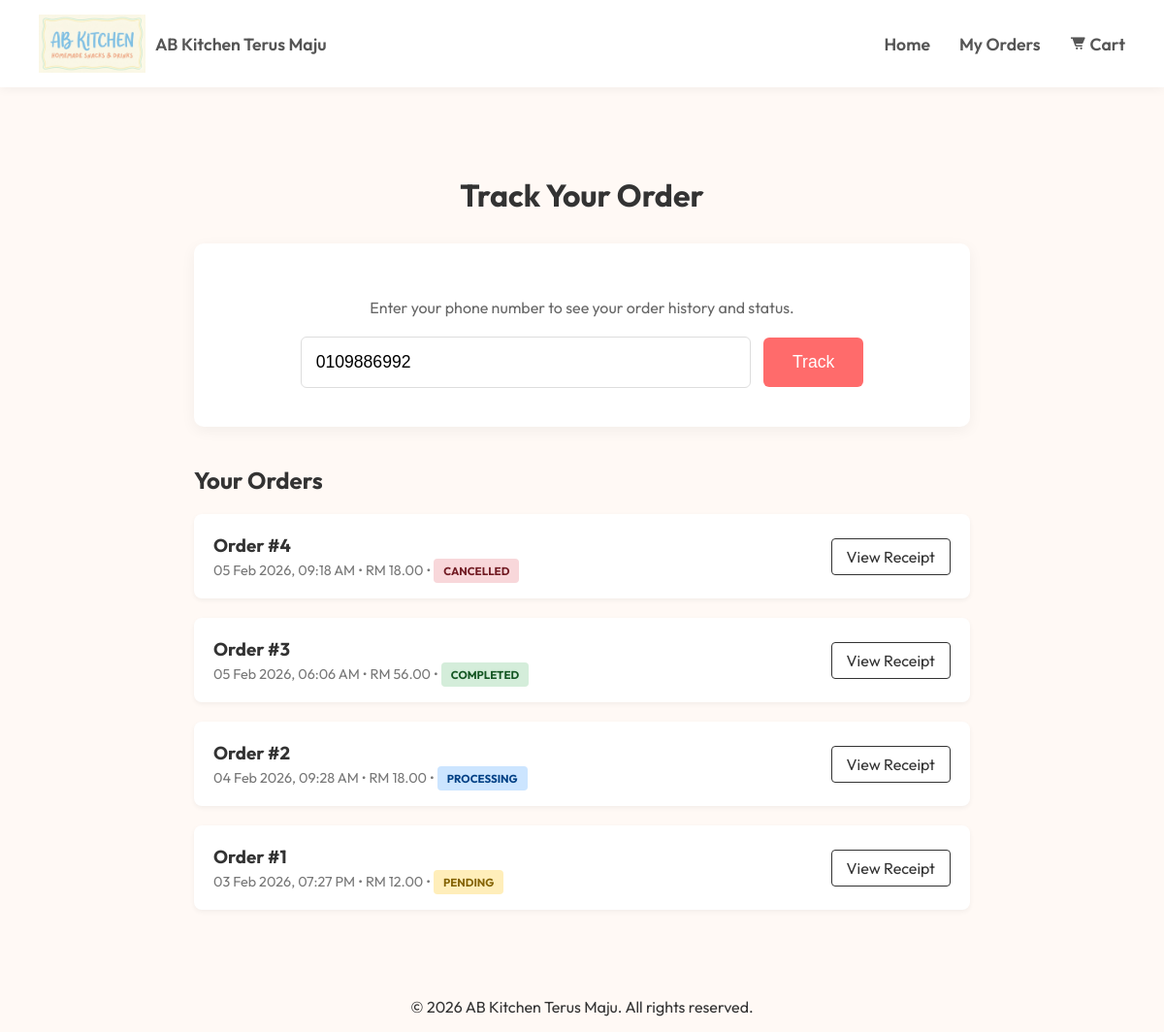
Before: /pages/shop/track_order.php?phone=0109886992 with the older database file.
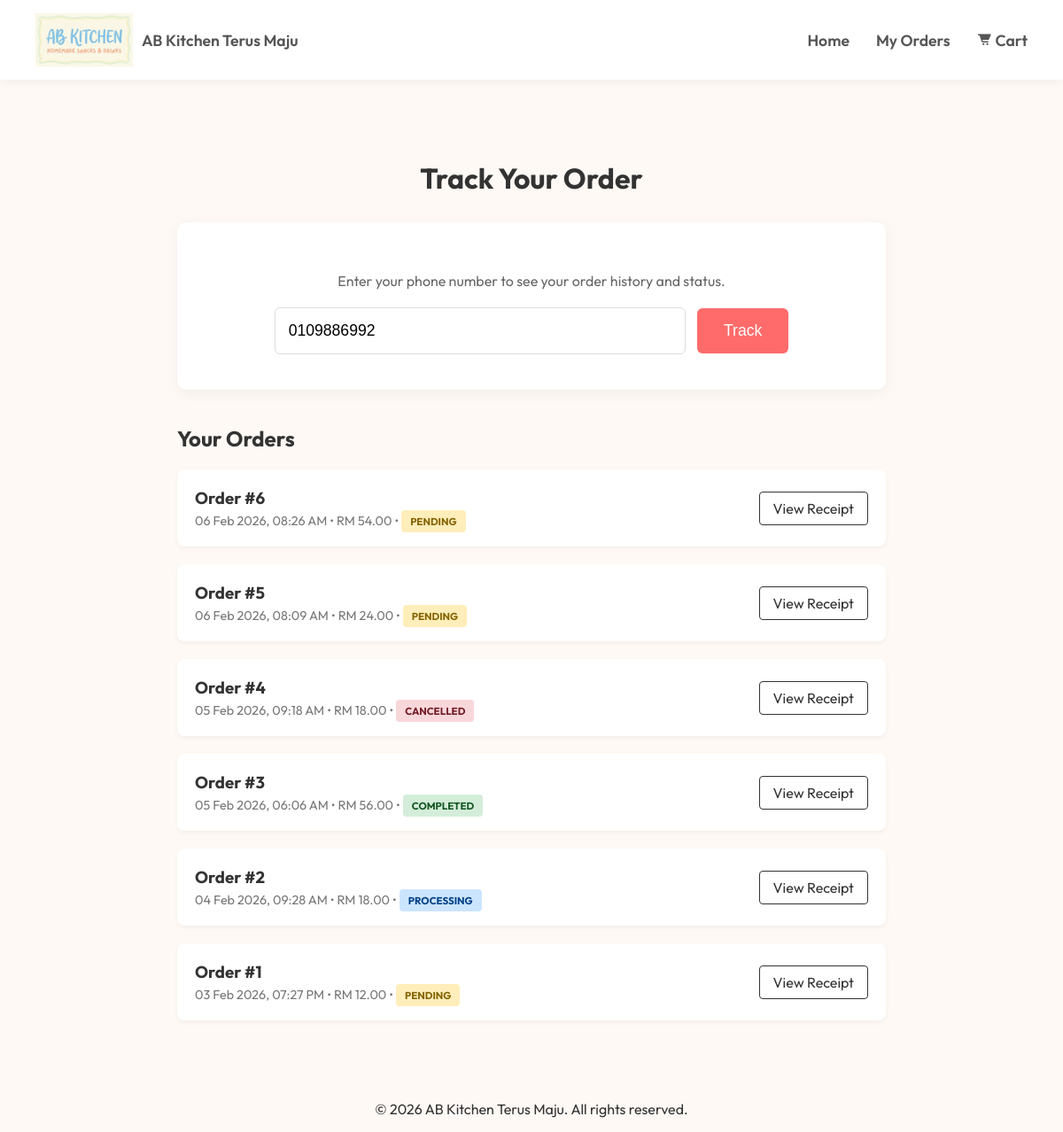
After: the same page with the newer database file.
### tables this page shows
CREATE TABLE orders (
                id INTEGER PRIMARY KEY AUTOINCREMENT,
                user_id INTEGER, -- Cashier who processed the order
                customer_name TEXT, -- Optional, for reference
                total_amount REAL NOT NULL DEFAULT 0.00,
                status TEXT DEFAULT 'completed', -- 'pending', 'completed', 'cancelled'
                created_at DATETIME DEFAULT CURRENT_TIMESTAMP, customer_email TEXT, customer_phone TEXT, delivery_method TEXT DEFAULT 'pickup', shipping_address TEXT, payment_method TEXT DEFAULT 'manual', receipt_image TEXT,
                FOREIGN KEY (user_id) REFERENCES users(id) ON DELETE SET NULL
            );

### pages/shop/track_order.php (the view, shortened to what this page needs)
<?php
require_once '../../config/db.php';
$orders = [];
$phone = '';
if ($_SERVER['REQUEST_METHOD'] === 'GET' && isset($_GET['phone'])) {
    $phone = trim($_GET['phone']);
    if (!empty($phone)) {
        try {
            $stmt = $pdo->prepare("SELECT * FROM orders WHERE customer_phone = ? ORDER BY created_at DESC");
            $stmt->execute([$phone]);
            $orders = $stmt->fetchAll();
        } catch (Exception $e) {
            $error = "Error fetching orders.";
        }
    }
}
?>
<!DOCTYPE html>
<html lang="en">
<head>
    <link href='https://unpkg.com/boxicons@2.1.4/css/boxicons.min.css' rel='stylesheet'>
    <link rel="stylesheet" href="../../styles/shop.css">
</head>
<body>
    <?php include 'header.php'; ?>
    <div class="track-container">
        <h1 style="text-align:center;margin-bottom:30px;">Track Your Order</h1>
        <div class="search-box">
            <p style="margin-bottom:20px;color:#666;">Enter your phone number to see your order history and status.</p>
            <form method="GET">
                <input type="tel" name="phone" value="<?= htmlspecialchars($phone) ?>" class="search-input" placeholder="e.g. 0123456789" required>
                <button type="submit" class="btn-track">Track</button>
            </form>
        </div>
        <?php if (!empty($orders)): ?>
        <div class="order-list">
            <h2 style="margin-bottom:20px;">Your Orders</h2>
            <?php foreach ($orders as $o): ?>
            <div class="order-card">
                <div class="order-info">
                    <h3>Order #<?= $o['id'] ?></h3>
                    <div class="order-meta">
                        <?= date('d M Y, h:i A', strtotime($o['created_at'])) ?> &bull;
                        RM <?= number_format($o['total_amount'], 2) ?> &bull;
                        <span class="badge status-<?= $o['status'] ?>"><?= $o['status'] ?></span>
                    </div>
                </div>
                <div>
                    <a href="/order-success?id=<?= $o['id'] ?>" class="btn-view">View Receipt</a>
                </div>
            </div>
            <?php endforeach; ?>
        </div>
        <?php endif; ?>
    </div>
    <?php include '../../footer.php'; ?>
</body>
</html>

Changed rows visible on the page:
added orders: id "6", created_at "06 Feb 2026, 08:26 AM", total_amount "54.00", status "PENDING"
added orders: id "5", created_at "06 Feb 2026, 08:09 AM", total_amount "24.00", status "PENDING"
